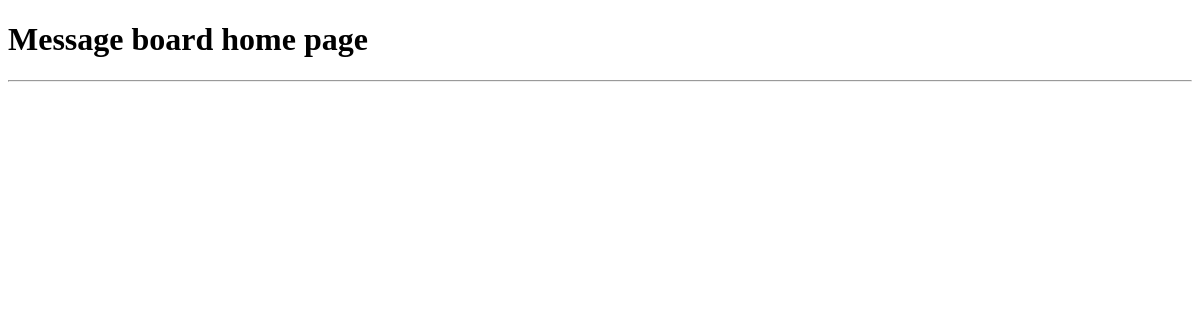
The page /post/posts/ on the database as committed earlier.
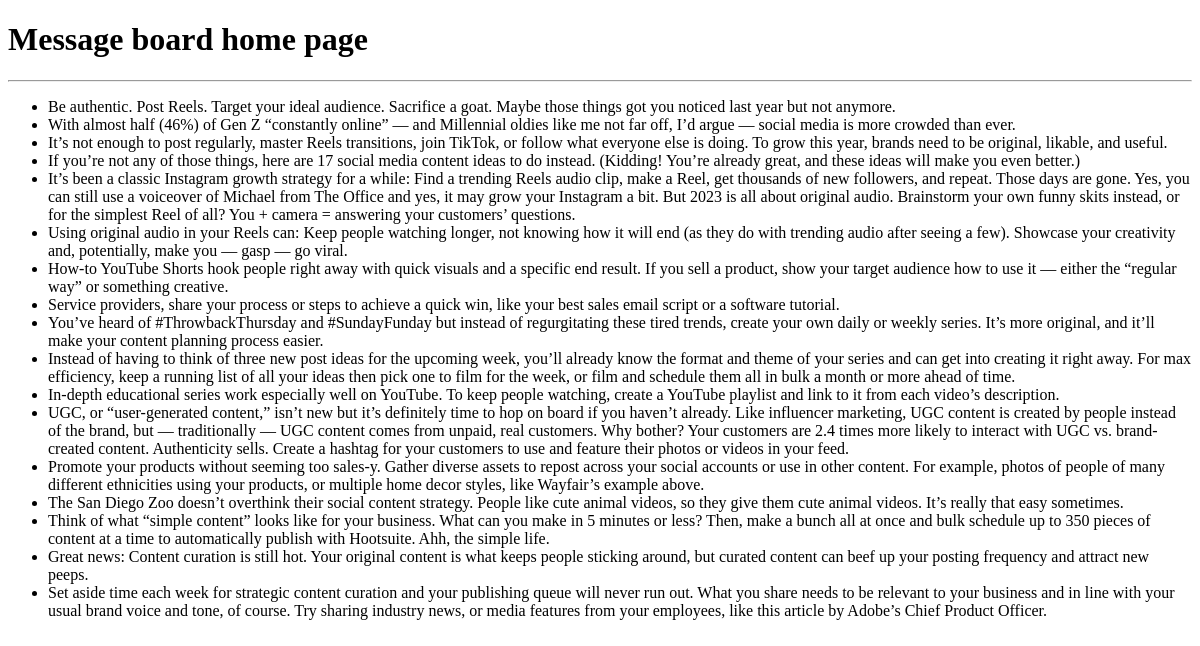
The same page on the database as committed later.
### posts/models.py (models this page shows, shortened)
class Post(models.Model):
    text = models.TextField()

### posts/views.py (the view)
# urls.py: path('posts/', views.PostViewPage.as_view(), name='posts')
class PostViewPage(ListView):
    model = Post
    template_name = 'posts.html'

### posts/templates/posts.html (shortened to what this page needs)
<!DOCTYPE html>
<html lang="en">
<head>
</head>
<body>
    <h1>Message board home page</h1>
    <hr/>
    <ul>
        {% for post in post_list %}
            <li>{{ post.text }}</li>
        {% endfor %}
    </ul>
</body>
</html>

Rows that differ between the two databases and show on the page:
added Post: text "Be authentic. Post Reels. Target your ideal audience. Sacrifice a goat. Maybe those things got you noticed last year but not anymore."
added Post: text "With almost half (46%) of Gen Z “constantly online” — and Millennial oldies like me not far off, I’d argue — social media is more crowded than ever."
added Post: text "It’s not enough to post regularly, master Reels transitions, join TikTok, or follow what everyone else is doing. To grow this year, brands need to be original, likable, and useful."
added Post: text "If you’re not any of those things, here are 17 social media content ideas to do instead. (Kidding! You’re already great, and these ideas will make you even better.)"
added Post: text "It’s been a classic Instagram growth strategy for a while: Find a trending Reels audio clip, make a Reel, get thousands of new followers, and repeat. Those days are gone. Yes, you can still use a voiceover of Michael from The Office and yes, it may grow your Instagram a bit. But 2023 is all about original audio. Brainstorm your own funny skits instead, or for the simplest Reel of all? You + camera = answering your customers’ questions."
added Post: text "Using original audio in your Reels can: Keep people watching longer, not knowing how it will end (as they do with trending audio after seeing a few). Showcase your creativity and, potentially, make you — gasp — go viral."
added Post: text "How-to YouTube Shorts hook people right away with quick visuals and a specific end result. If you sell a product, show your target audience how to use it — either the “regular way” or something creative."
added Post: text "Service providers, share your process or steps to achieve a quick win, like your best sales email script or a software tutorial."
added Post: text "You’ve heard of #ThrowbackThursday and #SundayFunday but instead of regurgitating these tired trends, create your own daily or weekly series. It’s more original, and it’ll make your content planning process easier."
added Post: text "Instead of having to think of three new post ideas for the upcoming week, you’ll already know the format and theme of your series and can get into creating it right away. For max efficiency, keep a running list of all your ideas then pick one to film for the week, or film and schedule them all in bulk a month or more ahead of time."
added Post: text "In-depth educational series work especially well on YouTube. To keep people watching, create a YouTube playlist and link to it from each video’s description."
added Post: text "UGC, or “user-generated content,” isn’t new but it’s definitely time to hop on board if you haven’t already. Like influencer marketing, UGC content is created by people instead of the brand, but — traditionally — UGC content comes from unpaid, real customers. Why bother? Your customers are 2.4 times more likely to interact with UGC vs. brand-created content. Authenticity sells. Create a hashtag for your customers to use and feature their photos or videos in your feed."
added Post: text "Promote your products without seeming too sales-y. Gather diverse assets to repost across your social accounts or use in other content. For example, photos of people of many different ethnicities using your products, or multiple home decor styles, like Wayfair’s example above."
added Post: text "The San Diego Zoo doesn’t overthink their social content strategy. People like cute animal videos, so they give them cute animal videos. It’s really that easy sometimes."
added Post: text "Think of what “simple content” looks like for your business. What can you make in 5 minutes or less? Then, make a bunch all at once and bulk schedule up to 350 pieces of content at a time to automatically publish with Hootsuite. Ahh, the simple life."
added Post: text "Great news: Content curation is still hot. Your original content is what keeps people sticking around, but curated content can beef up your posting frequency and attract new peeps."
added Post: text "Set aside time each week for strategic content curation and your publishing queue will never run out. What you share needs to be relevant to your business and in line with your usual brand voice and tone, of course. Try sharing industry news, or media features from your employees, like this article by Adobe’s Chief Product Officer."
